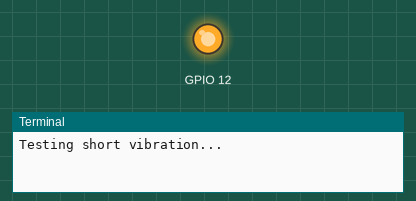
The program below on a simulated Raspberry Pi (BCM pin numbers). Parts: output pins drawn as LEDs (lit = HIGH), the last lines printed to the terminal. Threads take turns every 2 ms. At 7.4 s the program stops and its outputs stay as they are.

Above: at 0.15 s.
At 7.2 s:
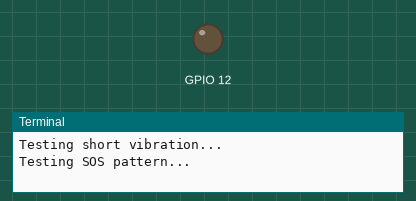
Timing chart, 0 to 8.7 s (numbered marks = the images above):
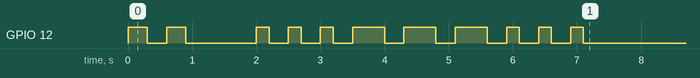

Measured:
- by itself, GPIO 12: LOW → HIGH at 0.00 s, → LOW 0.30 s later, → HIGH 0.30 s later, → LOW 0.30 s later, … (22 changes in this stretch)

The program:

haptic.py
```python
# raspberry_pi/output/haptic.py
import RPi.GPIO as GPIO
import time
from threading import Thread

class HapticController:
    def __init__(self, motor_pin=12):
        """
        Initialize vibration motor controller
        :param motor_pin: GPIO pin connected to transistor base
        """
        self.motor_pin = motor_pin
        self._running = False
        self._thread = None

        GPIO.setmode(GPIO.BCM)
        GPIO.setup(self.motor_pin, GPIO.OUT)
        GPIO.output(self.motor_pin, GPIO.LOW)

    def _vibrate_pattern(self, duration=0.5, times=3, interval=0.3):
        """Internal method to run vibration pattern"""
        for _ in range(times):
            GPIO.output(self.motor_pin, GPIO.HIGH)
            time.sleep(duration)
            GPIO.output(self.motor_pin, GPIO.LOW)
            if _ < times - 1:  # No interval after last vibration
                time.sleep(interval)

    def vibrate(self, duration=0.5, times=3, blocking=False):
        """
        Trigger vibration pattern
        :param duration: Seconds per vibration pulse
        :param times: Number of pulses
        :param blocking: If True, waits for pattern to complete
        """
        if blocking:
            self._vibrate_pattern(duration, times)
        else:
            if self._thread and self._thread.is_alive():
                self._thread.join(0.1)
            self._thread = Thread(target=self._vibrate_pattern,
                                 args=(duration, times))
            self._thread.start()

    def emergency_sos(self):
        """Play SOS pattern (... --- ...)"""
        pattern = [
            (0.2, 3),  # Short pulses for '...'
            (0.5, 3),   # Long pulses for '---'
            (0.2, 3)    # Short pulses for '...'
        ]
        for duration, times in pattern:
            self.vibrate(duration, times, blocking=True)
            time.sleep(0.3)

    def cleanup(self):
        """Clean up GPIO resources"""
        if self._thread and self._thread.is_alive():
            self._thread.join()
        GPIO.output(self.motor_pin, GPIO.LOW)
        GPIO.cleanup()

# Example usage
if __name__ == "__main__":
    try:
        motor = HapticController()
        print("Testing short vibration...")
        motor.vibrate(duration=0.3, times=2)
        time.sleep(2)
        print("Testing SOS pattern...")
        motor.emergency_sos()
    finally:
        motor.cleanup()
```
